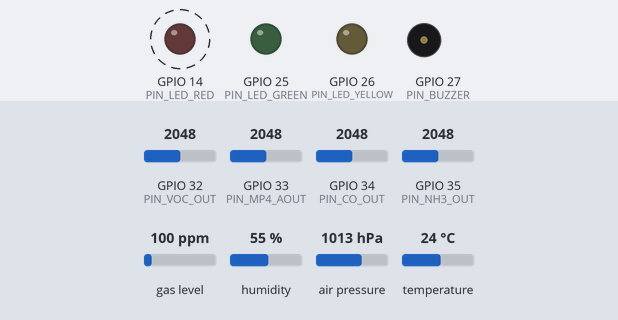
The sketch below on a simulated ESP32. Parts: output pins drawn as LEDs (lit = HIGH), buzzer (waves = sounding, pin HIGH). Dashed ring = blinking. The test bench sets the inputs (shaded band); at power-on: GPIO 32 (PIN_VOC_OUT) = 2048, GPIO 34 (PIN_CO_OUT) = 2048, GPIO 35 (PIN_NH3_OUT) = 2048, GPIO 33 (PIN_MP4_AOUT) = 2048, gas level 100 ppm, humidity 55 %, air pressure 1013 hPa, temperature 24 °C (analog values on the 0–4095 scale). What the sketch prints to the serial monitor is not drawn.

Above: at 4.3 s.
4.4 s: GPIO 32 (PIN_VOC_OUT) set to 2866
At 5.2 s:
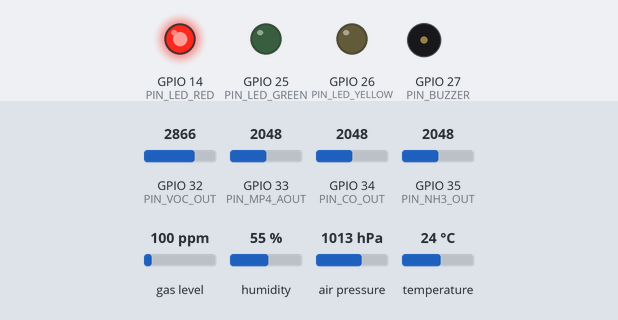
10.1 s: GPIO 34 (PIN_CO_OUT) set to 2866
At 10.52 s:
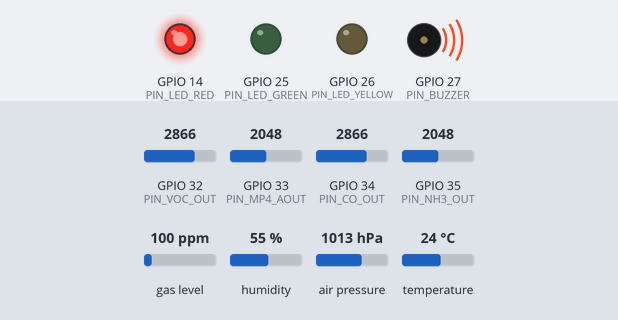
14.8 s: GPIO 35 (PIN_NH3_OUT) set to 2866
18.8 s: GPIO 33 (PIN_MP4_AOUT) set to 1228
22.8 s: GPIO 33 (PIN_MP4_AOUT) set to 960
26.8 s: GPIO 32 (PIN_VOC_OUT) set to 3840
Timing chart, 0 to 31.8 s (numbered marks = the images above; inputs shaded):
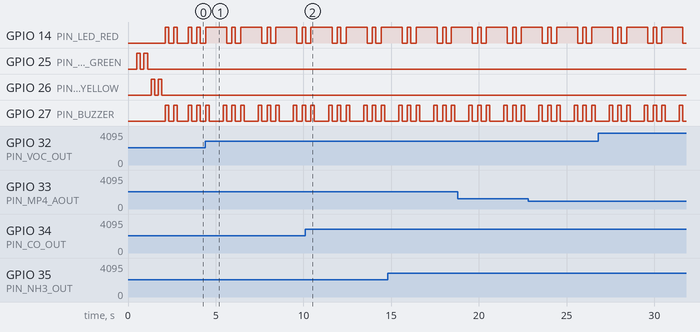

Measured:
- by itself, GPIO 14 (PIN_LED_RED): repeats every 2.0 s: LOW 0.30 s, HIGH 0.20 s, LOW 0.30 s, HIGH 1.2 s
- by itself, GPIO 27 (PIN_BUZZER): repeats every 2.0 s: LOW 0.80 s, 2 × (HIGH 0.20 s, LOW 0.30 s), HIGH 0.20 s

The sketch:

esp32_air_quality_monitor.ino
```cpp
/*
 * ================================================================
 *   ESP32 AIR QUALITY MONITOR  —  Full PPM Edition
 *   Sensors : BME680 (Temp / Humidity / Pressure)
 *             MICS6814 Breakout (NH3 / CO / VOC)
 *             Winsen MP-4 Breakout (CH4 / Ethanol analog proxy)
 *
 *   OUTPUTS:
 *     GREEN  LED  → GPIO25  — All safe
 *     YELLOW LED  → GPIO26  — Humidity out of range (sensors unreliable)
 *     RED    LED  → GPIO14  — Gas alarm (blinks WITH buzzer, then stays solid)
 *     Buzzer      → GPIO27  — Via 2N2222 NPN + 1kΩ resistor
 *
 *   CIRCUIT CONNECTIONS (matches schematic):
 *   ─────────────────────────────────────────────────────────────
 *   BME680 Breakout:
 *     VCC → 3.3V  |  GND → GND
 *     SDA → GPIO21 (ESP32 #21)
 *     SCL → GPIO22 (ESP32 #22)
 *
 *   MICS6814 Breakout:
 *     VCC     → 3.3V  |  GND → GND
 *     NH3_OUT → GPIO35  (ADC1 CH7 — input only pin)
 *     CO_OUT  → GPIO34  (ADC1 CH6 — input only pin)
 *     VOC_OUT → GPIO32  (ADC1 CH4)
 *
 *   Winsen MP-4 Breakout:
 *     VCC  → 3.3V  |  GND → GND
 *     AOUT → GPIO33  (ADC1 CH5 — matches schematic)
 *
 *   Buzzer (via 2N2222 NPN):
 *     GPIO27 → R1 1kΩ → Base of Q2 (2N2222)
 *     Collector → Buzzer (–)
 *     Buzzer (+) → 5V (VIN rail)
 *     Emitter → GND
 *
 *   LEDs (add to free GPIO pins with 220Ω resistor to GND each):
 *     GPIO25 → 220Ω → Green  LED anode → cathode → GND
 *     GPIO26 → 220Ω → Yellow LED anode → cathode → GND
 *     GPIO14 → 220Ω → Red    LED anode → cathode → GND
 *
 *   VOLTAGE SAFETY CHECK:
 *     All sensor VCC = 3.3V  (ESP32 GPIO logic = 3.3V)
 *     Buzzer powered from 5V via NPN switch — GPIO never sees 5V
 *     ADC1 pins only (32–39) — no ADC2 conflict with WiFi
 *     GPIO33/34/35 are INPUT-ONLY — never set as OUTPUT
 *     TP4056 OUT+ → ESP32 VIN (5V rail)
 *
 *   LIBRARIES (Arduino Library Manager):
 *     Adafruit BME680 Library
 *     Adafruit Unified Sensor
 * ================================================================
 */

#include <Wire.h>
#include <Adafruit_Sensor.h>
#include "Adafruit_BME680.h"

// ─── PIN DEFINITIONS ──────────────────────────────────────────
#define PIN_BUZZER       27
#define PIN_LED_GREEN    25
#define PIN_LED_YELLOW   26
#define PIN_LED_RED      14

#define PIN_NH3_OUT      35   // MICS6814 NH3  (ADC1 CH7)
#define PIN_CO_OUT       34   // MICS6814 CO   (ADC1 CH6)
#define PIN_VOC_OUT      32   // MICS6814 VOC  (ADC1 CH4)
#define PIN_MP4_AOUT     33   // Winsen MP-4   (ADC1 CH5)

// ─── MICS6814 CALIBRATION CONSTANTS ──────────────────────────
/*
 *  The MICS6814 outputs a voltage from a resistor divider:
 *    Vout = VCC * RL / (Rs + RL)   where RL = 10kΩ (on breakout board)
 *
 *  Sensor resistance:  Rs = RL * (VCC / Vout - 1)
 *
 *  PPM from sensitivity curve (log-log from datasheet):
 *    ppm = A * pow(Rs/R0, B)
 *
 *  R0 = sensor resistance measured in CLEAN AIR after 30-min warm-up.
 *  UPDATE the three R0 values after running calibration (see bottom notes).
 */
#define VCC_SENSOR   3.3f    // Sensor supply voltage (V)
#define RL_KOHM      10.0f   // Load resistor on MICS6814 breakout (kΩ)

// R0 in clean air (kΩ) — MEASURE THESE after warm-up and update!
float R0_NH3 = 30.0f;   // Typical range: 20–80  kΩ
float R0_CO  = 75.0f;   // Typical range: 50–100 kΩ
float R0_VOC = 25.0f;   // Typical range: 10–60  kΩ

// ─── MP-4 CALIBRATION (Ethanol proxy, linear mapping) ────────
/*
 *  MP-4 AOUT voltage rises with gas concentration.
 *  Map: ADC_CLEAN (clean air) → 0 ppm
 *       ADC_MAX               → MP4_PPM_MAX
 *  Adjust MP4_ADC_CLEAN after observing baseline in fresh air.
 */
#define MP4_ADC_CLEAN   400      // ADC count in clean air — calibrate!
#define MP4_ADC_MAX    3800      // ADC count at MP4_PPM_MAX
#define MP4_PPM_MAX    1000.0f   // ppm at ADC_MAX

// ─── HUMAN-HEALTH THRESHOLDS (ppm) ───────────────────────────
/*
 *  Sources: OSHA PEL, NIOSH REL/STEL, ACGIH TLV, WHO
 *
 *  NH3 (Ammonia):
 *    25 ppm  — OSHA PEL 8-hr TWA         → WARN
 *    35 ppm  — NIOSH STEL 15-min limit   → ALARM
 *   300 ppm  — IDLH (life threatening)
 *
 *  CO (Carbon Monoxide):
 *    35 ppm  — OSHA PEL 8-hr TWA         → WARN
 *   200 ppm  — NIOSH STEL                → ALARM
 *  1200 ppm  — IDLH
 *
 *  Ethanol vapor / VOC:
 *   100 ppm  — OSHA PEL ethanol 8-hr TWA → WARN
 *   400 ppm  — Eye/nose irritation onset  → ALARM
 *  3300 ppm  — IDLH ethanol
 *
 *  Humidity (sensor accuracy, not direct health risk):
 *    >85% RH  — MICS6814 accuracy degrades → YELLOW
 *    <10% RH  — Below operating range      → YELLOW
 */

// NH3 ppm thresholds
#define NH3_WARN_PPM      25.0f
#define NH3_ALARM_PPM     35.0f

// CO ppm thresholds
#define CO_WARN_PPM       35.0f
#define CO_ALARM_PPM     200.0f

// Ethanol / VOC ppm thresholds
#define ETHANOL_WARN_PPM  100.0f
#define ETHANOL_ALARM_PPM 400.0f

// Humidity % thresholds
#define HUMIDITY_HIGH     85.0f
#define HUMIDITY_LOW      10.0f

// ─── TIMING ───────────────────────────────────────────────────
#define READ_INTERVAL_MS  2000   // Full read cycle every 2 s
#define BEEP_ON_MS         200   // Buzzer / LED on-time per pulse
#define BEEP_OFF_MS        300   // Gap between pulses

// ─── OBJECTS & STATE ──────────────────────────────────────────
Adafruit_BME680 bme;
bool          bmeReady = false;
unsigned long lastMs   = 0;

// ─── FORWARD DECLARATIONS ─────────────────────────────────────
int   averageADC(uint8_t pin, int n);
float adcToVoltage(int raw);
float voltageToRs(float v);
float rsToPpm_NH3(float rs);
float rsToPpm_CO(float rs);
float rsToPpm_VOC(float rs);
float adcToEthanolPpm(int raw);
void  setStatusSafe();
void  setStatusYellow();
void  setStatusAlarm(int beeps);
void  blinkLED(uint8_t pin, int n, int ms);
void  printGasRow(const char* lbl, int raw, float v, float rs,
                  float ppm, float wPpm, float aPpm);

// =============================================================
void setup() {
  Serial.begin(115200);
  delay(500);
  Serial.println(F("\n================================================"));
  Serial.println(F("  ESP32 Air Quality Monitor  —  PPM Edition"));
  Serial.println(F("================================================"));

  // Output pins
  pinMode(PIN_BUZZER,     OUTPUT);
  pinMode(PIN_LED_GREEN,  OUTPUT);
  pinMode(PIN_LED_YELLOW, OUTPUT);
  pinMode(PIN_LED_RED,    OUTPUT);

  // Analog input pins
  pinMode(PIN_NH3_OUT,  INPUT);
  pinMode(PIN_CO_OUT,   INPUT);
  pinMode(PIN_VOC_OUT,  INPUT);
  pinMode(PIN_MP4_AOUT, INPUT);

  // 12-bit ADC, 0–3.3V full scale
  // 12-bit ADC (0-4095)
  analogReadResolution(12);

  // This sets the 0-3.3V range (11dB attenuation)
  analogSetAttenuation(ADC_11db);

  // All outputs off
  digitalWrite(PIN_BUZZER,     LOW);
  digitalWrite(PIN_LED_GREEN,  LOW);
  digitalWrite(PIN_LED_YELLOW, LOW);
  digitalWrite(PIN_LED_RED,    LOW);

  // ── LED + Buzzer self-test ──────────────────────────────────
  Serial.println(F("[INIT] Self-test: Green → Yellow → Red+Buzzer"));
  blinkLED(PIN_LED_GREEN,  2, 200);
  blinkLED(PIN_LED_YELLOW, 2, 200);
  // Red LED and buzzer together (alarm preview)
  for (int i = 0; i < 2; i++) {
    digitalWrite(PIN_LED_RED, HIGH);
    digitalWrite(PIN_BUZZER,  HIGH);
    delay(BEEP_ON_MS);
    digitalWrite(PIN_LED_RED, LOW);
    digitalWrite(PIN_BUZZER,  LOW);
    delay(BEEP_OFF_MS);
  }
  Serial.println(F("[INIT] Self-test OK."));

  // ── BME680 init ────────────────────────────────────────────
  Wire.begin(21, 22);  // SDA=GPIO21, SCL=GPIO22
  if (!bme.begin(0x77) && !bme.begin(0x76)) {
    Serial.println(F("[ERROR] BME680 not found! Check SDA=GPIO21, SCL=GPIO22."));
    while (true) { blinkLED(PIN_LED_RED, 5, 100); delay(500); }
  }
  bme.setTemperatureOversampling(BME680_OS_8X);
  bme.setHumidityOversampling(BME680_OS_2X);
  bme.setPressureOversampling(BME680_OS_4X);
  bme.setIIRFilterSize(BME680_FILTER_SIZE_3);
  bme.setGasHeater(320, 150);   // 320°C heater, 150 ms
  bmeReady = true;
  Serial.println(F("[INIT] BME680 initialized OK."));
  Serial.println(F("\n[NOTE] Allow 30-60 min warm-up for stable MICS6814 readings."));
  Serial.println(F("[NOTE] Calibrate R0_NH3 / R0_CO / R0_VOC in clean air first.\n"));
}

// =============================================================
void loop() {
  unsigned long now = millis();
  if (now - lastMs < (unsigned long)READ_INTERVAL_MS) return;
  lastMs = now;

  // ── 1. Read BME680 ─────────────────────────────────────────
  float temperature = 0, humidity = 0, pressure = 0;
  bool  bmeOk = false;
  if (bmeReady && bme.performReading()) {
    temperature = bme.temperature;
    humidity    = bme.humidity;
    pressure    = bme.pressure / 100.0f;
    bmeOk       = true;
  }

  // ── 2. Read raw ADC (10-sample average per channel) ────────
  int rawNH3     = averageADC(PIN_NH3_OUT,  10);
  int rawCO      = averageADC(PIN_CO_OUT,   10);
  int rawVOC     = averageADC(PIN_VOC_OUT,  10);
  int rawEthanol = averageADC(PIN_MP4_AOUT, 10);

  // ── 3. Convert → Voltage → Rs → ppm ───────────────────────
  float vNH3 = adcToVoltage(rawNH3);
  float vCO  = adcToVoltage(rawCO);
  float vVOC = adcToVoltage(rawVOC);

  float rsNH3 = voltageToRs(vNH3);
  float rsCO  = voltageToRs(vCO);
  float rsVOC = voltageToRs(vVOC);

  float ppmNH3     = rsToPpm_NH3(rsNH3);
  float ppmCO      = rsToPpm_CO(rsCO);
  float ppmVOC     = rsToPpm_VOC(rsVOC);
  float ppmEthanol = adcToEthanolPpm(rawEthanol);

  // ── 4. Serial output table ─────────────────────────────────
  Serial.println(F("────────────────────────────────────────────────────────────"));
  if (bmeOk) {
    Serial.printf("[BME680] Temp: %.1f C  |  Humidity: %.1f %%  |  Pressure: %.1f hPa\n",
                  temperature, humidity, pressure);
  } else {
    Serial.println(F("[BME680] Read failed — check I2C wiring."));
  }
  Serial.println(F(""));
  Serial.println(F("  Gas   | ADC  | Voltage |   Rs kΩ |    ppm   | Status"));
  Serial.println(F("  ------+------+---------+---------+----------+--------"));
  printGasRow("  NH3  ", rawNH3,     vNH3, rsNH3, ppmNH3,     NH3_WARN_PPM,     NH3_ALARM_PPM);
  printGasRow("  CO   ", rawCO,      vCO,  rsCO,  ppmCO,      CO_WARN_PPM,      CO_ALARM_PPM);
  printGasRow("  VOC  ", rawVOC,     vVOC, rsVOC, ppmVOC,     ETHANOL_WARN_PPM, ETHANOL_ALARM_PPM);
  Serial.printf("  ETH  | %4d |    —    |    —    | %8.1f | %s\n",
                rawEthanol, ppmEthanol,
                ppmEthanol >= ETHANOL_ALARM_PPM ? "ALARM" :
                ppmEthanol >= ETHANOL_WARN_PPM  ? "WARN " : "OK   ");
  Serial.println(F(""));

  // ── 5. Determine status level ──────────────────────────────
  /*
   *  PRIORITY (highest to lowest):
   *
   *  LEVEL 3 — ALARM  : Any gas >= ALARM ppm threshold
   *    Red LED blinks 3x IN SYNC with 3 buzzer beeps → Red stays ON solid
   *
   *  LEVEL 2 — WARN   : Any gas between WARN and ALARM ppm
   *    Red LED blinks 1x with 1 buzzer beep → Red stays ON solid
   *
   *  LEVEL 1 — HUM    : Humidity out of safe range (sensors unreliable)
   *    Yellow LED solid + 1 short buzzer beep
   *
   *  LEVEL 0 — SAFE   : All gases below WARN thresholds, humidity normal
   *    Green LED solid, all others OFF, buzzer silent
   */

  bool gasAlarm = (ppmNH3     >= NH3_ALARM_PPM)     ||
                  (ppmCO      >= CO_ALARM_PPM)       ||
                  (ppmEthanol >= ETHANOL_ALARM_PPM);

  bool gasWarn  = !gasAlarm && (
                  (ppmNH3     >= NH3_WARN_PPM)       ||
                  (ppmCO      >= CO_WARN_PPM)         ||
                  (ppmEthanol >= ETHANOL_WARN_PPM));

  bool humWarn  = bmeOk && (humidity > HUMIDITY_HIGH || humidity < HUMIDITY_LOW);

  if (gasAlarm) {
    // ── ALARM: dangerous gas levels ────────────────────────
    Serial.println(F("[STATUS] DANGER — Gas exceeds safe human exposure limit!"));
    if (ppmNH3     >= NH3_ALARM_PPM)
      Serial.printf("         NH3     = %.1f ppm  (ALARM > %.0f ppm — NIOSH STEL)\n",
                    ppmNH3, NH3_ALARM_PPM);
    if (ppmCO      >= CO_ALARM_PPM)
      Serial.printf("         CO      = %.1f ppm  (ALARM > %.0f ppm — NIOSH STEL)\n",
                    ppmCO, CO_ALARM_PPM);
    if (ppmEthanol >= ETHANOL_ALARM_PPM)
      Serial.printf("         Ethanol = %.1f ppm  (ALARM > %.0f ppm — irritation level)\n",
                    ppmEthanol, ETHANOL_ALARM_PPM);
    // Red LED blinks 3 times WITH buzzer, then red stays solid
    setStatusAlarm(3);

  } else if (gasWarn) {
    // ── WARN: approaching danger zone ──────────────────────
    Serial.println(F("[STATUS] WARNING — Gas approaching exposure limit."));
    if (ppmNH3     >= NH3_WARN_PPM)
      Serial.printf("         NH3     = %.1f ppm  (WARN > %.0f ppm — OSHA PEL)\n",
                    ppmNH3, NH3_WARN_PPM);
    if (ppmCO      >= CO_WARN_PPM)
      Serial.printf("         CO      = %.1f ppm  (WARN > %.0f ppm — OSHA PEL)\n",
                    ppmCO, CO_WARN_PPM);
    if (ppmEthanol >= ETHANOL_WARN_PPM)
      Serial.printf("         Ethanol = %.1f ppm  (WARN > %.0f ppm — OSHA PEL)\n",
                    ppmEthanol, ETHANOL_WARN_PPM);
    // Red LED blinks 1 time WITH buzzer, then red stays solid
    setStatusAlarm(1);

  } else if (humWarn) {
    // ── HUMIDITY: sensors unreliable ───────────────────────
    Serial.printf("[STATUS] HUMIDITY WARNING — %.1f%% RH. Sensor accuracy affected.\n",
                  humidity);
    setStatusYellow();

  } else {
    // ── SAFE ───────────────────────────────────────────────
    Serial.println(F("[STATUS] SAFE — All gases within normal limits."));
    setStatusSafe();
  }

  Serial.println(F(""));
}

// =============================================================
//  PPM CONVERSION FUNCTIONS
// =============================================================

// ADC 12-bit raw → voltage (0–3.3V)
float adcToVoltage(int raw) {
  return raw * (VCC_SENSOR / 4095.0f);
}

// Voltage divider inverse: Rs = RL * (VCC/Vout - 1)
float voltageToRs(float v) {
  if (v <= 0.001f) v = 0.001f;
  return RL_KOHM * ((VCC_SENSOR / v) - 1.0f);
}

/*
 *  Sensitivity curve coefficients (from MICS6814 datasheet, log-log fit):
 *
 *  NH3  :  ppm = 102.2  * (Rs/R0)^(-2.473)   valid 10–300 ppm
 *  CO   :  ppm = 526.9  * (Rs/R0)^(-1.958)   valid 1–1000 ppm
 *  VOC  :  ppm = 14.0   * (Rs/R0)^(-1.515)   valid 10–500 ppm (ethanol)
 *
 *  These are estimates from curve-fitting the published datasheet graphs.
 *  For lab-grade accuracy: use certified calibration gas to build your own curve.
 */
float rsToPpm_NH3(float rs) {
  float ratio = rs / R0_NH3;
  if (ratio <= 0.0f) ratio = 0.001f;
  return constrain(102.2f * pow(ratio, -2.473f), 0.0f, 1000.0f);
}

float rsToPpm_CO(float rs) {
  float ratio = rs / R0_CO;
  if (ratio <= 0.0f) ratio = 0.001f;
  return constrain(526.9f * pow(ratio, -1.958f), 0.0f, 2000.0f);
}

float rsToPpm_VOC(float rs) {
  float ratio = rs / R0_VOC;
  if (ratio <= 0.0f) ratio = 0.001f;
  return constrain(14.0f * pow(ratio, -1.515f), 0.0f, 1000.0f);
}

// MP-4: linear interpolation from clean-air baseline to max ppm
float adcToEthanolPpm(int raw) {
  int   span = MP4_ADC_MAX - MP4_ADC_CLEAN;
  float ppm  = ((float)(raw - MP4_ADC_CLEAN) / (float)span) * MP4_PPM_MAX;
  return constrain(ppm, 0.0f, MP4_PPM_MAX);
}

// =============================================================
//  STATUS FUNCTIONS
// =============================================================

// GREEN solid — all clear
void setStatusSafe() {
  digitalWrite(PIN_LED_GREEN,  HIGH);
  digitalWrite(PIN_LED_YELLOW, LOW);
  digitalWrite(PIN_LED_RED,    LOW);
  digitalWrite(PIN_BUZZER,     LOW);
}

// YELLOW solid + 1 short beep — humidity warning
void setStatusYellow() {
  digitalWrite(PIN_LED_GREEN,  LOW);
  digitalWrite(PIN_LED_YELLOW, HIGH);
  digitalWrite(PIN_LED_RED,    LOW);
  digitalWrite(PIN_BUZZER,     HIGH);
  delay(BEEP_ON_MS);
  digitalWrite(PIN_BUZZER, LOW);
}

// RED blinks N times IN SYNC with N buzzer beeps → RED stays solid after
void setStatusAlarm(int beeps) {
  digitalWrite(PIN_LED_GREEN,  LOW);
  digitalWrite(PIN_LED_YELLOW, LOW);
  for (int i = 0; i < beeps; i++) {
    digitalWrite(PIN_LED_RED, HIGH);   // Red ON
    digitalWrite(PIN_BUZZER,  HIGH);   // Buzzer ON  — both together
    delay(BEEP_ON_MS);
    digitalWrite(PIN_BUZZER, LOW);     // Buzzer OFF
    if (i < beeps - 1) {
      digitalWrite(PIN_LED_RED, LOW);  // Red OFF between beeps
      delay(BEEP_OFF_MS);
    }
  }
  // After last beep: Red LED stays ON solid as a persistent visual alarm
  digitalWrite(PIN_LED_RED, HIGH);
  digitalWrite(PIN_BUZZER,  LOW);
}

// =============================================================
//  UTILITIES
// =============================================================

int averageADC(uint8_t pin, int n) {
  long s = 0;
  for (int i = 0; i < n; i++) { s += analogRead(pin); delay(2); }
  return (int)(s / n);
}

void blinkLED(uint8_t pin, int n, int ms) {
  for (int i = 0; i < n; i++) {
    digitalWrite(pin, HIGH); delay(ms);
    digitalWrite(pin, LOW);  delay(ms);
  }
}

void printGasRow(const char* lbl, int raw, float v, float rs,
                 float ppm, float wPpm, float aPpm) {
  const char* st = (ppm >= aPpm) ? "ALARM" :
                   (ppm >= wPpm) ? "WARN " : "OK   ";
  Serial.printf("%s| %4d | %5.3fV  | %7.2f | %8.1f | %s\n",
                lbl, raw, v, rs, ppm, st);
}

/*
 * ════════════════════════════════════════════════════════════
 *  HUMAN HEALTH REFERENCE  (built into threshold constants)
 * ════════════════════════════════════════════════════════════
 *
 *  NH3 (Ammonia)
 *  ┌───────────┬─────────────────────────────────────────────┐
 *  │   25 ppm  │ OSHA PEL  8-hr TWA  →  WARN threshold      │
 *  │   35 ppm  │ NIOSH STEL 15-min   →  ALARM threshold      │
 *  │   50 ppm  │ Immediate eye/throat irritation             │
 *  │  300 ppm  │ IDLH — Immediately Dangerous to Life/Health │
 *  └───────────┴─────────────────────────────────────────────┘
 *
 *  CO (Carbon Monoxide)
 *  ┌───────────┬─────────────────────────────────────────────┐
 *  │   35 ppm  │ OSHA PEL  8-hr TWA  →  WARN threshold      │
 *  │  200 ppm  │ NIOSH STEL          →  ALARM threshold      │
 *  │  800 ppm  │ Dizziness/nausea within 45 min              │
 *  │ 1200 ppm  │ IDLH                                        │
 *  └───────────┴─────────────────────────────────────────────┘
 *
 *  Ethanol / VOC vapour
 *  ┌───────────┬─────────────────────────────────────────────┐
 *  │  100 ppm  │ OSHA PEL  ethanol 8-hr TWA  →  WARN        │
 *  │  400 ppm  │ Eye/nose irritation onset   →  ALARM        │
 *  │ 1000 ppm  │ Strong irritation, headache                 │
 *  │ 3300 ppm  │ IDLH ethanol                                │
 *  └───────────┴─────────────────────────────────────────────┘
 *
 *  Humidity (sensor accuracy)
 *  ┌───────────┬─────────────────────────────────────────────┐
 *  │  < 10 %   │ Below MICS6814 operating range → YELLOW     │
 *  │  > 85 %   │ MICS6814 accuracy degrades     → YELLOW     │
 *  └───────────┴─────────────────────────────────────────────┘
 *
 * ════════════════════════════════════════════════════════════
 *  CALIBRATION PROCEDURE
 * ════════════════════════════════════════════════════════════
 *
 *  Step 1 — First power-on burn-in:
 *    Run sensor for 48 hours to stabilise resistance baseline.
 *
 *  Step 2 — R0 measurement (clean outdoor air, 30-min warm-up):
 *    Open Serial Monitor at 115200 baud.
 *    Note the Rs(kΩ) values printed for NH3, CO, VOC.
 *    Update R0_NH3, R0_CO, R0_VOC with those values.
 *    Re-upload — ppm should now read near 0 in clean air.
 *
 *  Step 3 — MP-4 baseline:
 *    In clean air, observe the rawEthanol ADC value.
 *    Set MP4_ADC_CLEAN to that value and re-upload.
 *
 *  Step 4 — Optional precision calibration:
 *    Use a certified calibration gas source at a known ppm.
 *    Adjust the A & B coefficients in rsToPpm_XXX() functions
 *    until the displayed ppm matches the known concentration.
 * ════════════════════════════════════════════════════════════
 */
```
